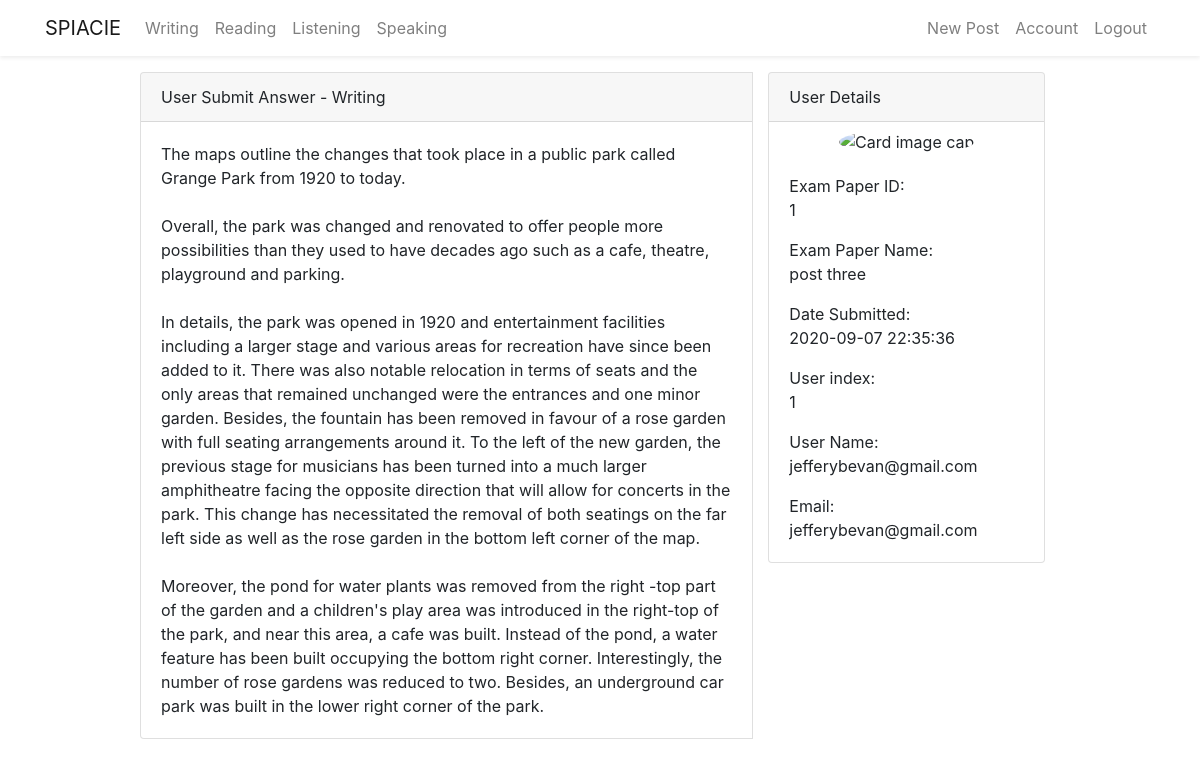
Page /writing/1/result (signed in) on the committed database.
### flaskblog/models.py (models this page shows, shortened)
class Writingpaperanswer(db.Model):
    id = db.Column(db.Integer, primary_key=True)
    pid = db.Column(db.Integer, db.ForeignKey(
        'writingpaper.id'), nullable=False)
    task = db.Column(db.String(1000), nullable=False)
    type = db.Column(db.String(200), nullable=False)
    date_posted = db.Column(db.DateTime, nullable=False,
                            default=datetime.now())
    user_id = db.Column(db.Integer, db.ForeignKey('user.id'), nullable=False)

class Writingpaper(db.Model):
    id = db.Column(db.Integer, primary_key=True)
    title = db.Column(db.String(300), unique=True, nullable=False)
    task01 = db.Column(db.String(1000), nullable=False)
    task01_img = db.Column(db.String(20), nullable=True)
    date_posted = db.Column(db.DateTime, nullable=False,
                            default=datetime.now())
    user_id = db.Column(db.Integer, db.ForeignKey('user.id'), nullable=False)
    answer = db.relationship(
        'Writingpaperanswer', backref='candidate', lazy=True)

class User(db.Model, UserMixin):
    id = db.Column(db.Integer, primary_key=True)
    firstname = db.Column(db.String(20), nullable=False)
    lastname = db.Column(db.String(20), nullable=False)
    username = db.Column(db.String(20), unique=True, nullable=False)
    email = db.Column(db.String(20), unique=True, nullable=False)
    password = db.Column(db.String(20), nullable=False)
    image_file = db.Column(db.String(20), nullable=False,
                           default='default.jpg')
    post = db.relationship('Post', backref='author', lazy=True)
    writingpaper = db.relationship(
        'Writingpaper', backref='wcreator', lazy=True)
    writinganswer = db.relationship(
        'Writingpaperanswer', backref='wcandidate', lazy=True)
    speaking = db.relationship(
        'Speaking', backref='vspeak', lazy=True)
    speakinganswer = db.relationship(
        'Speakinganswer', backref='speakanswer', lazy=True)
    speakingquestion = db.relationship(
        'Speakingquestion', backref='speakquestion', lazy=True)
    Speakinganswersav = db.relationship(
        'Speakinganswersaved', backref='speakinganswersaved', lazy=True)

### flaskblog/writing/routes.py (the view)
@writing.route("/writing/<int:writing_result_id>/result", methods=['POST', 'GET'])
@login_required
def result(writing_result_id):
    writing_answer = Writingpaperanswer.query.get_or_404(writing_result_id)
    if writing_answer.wcandidate != current_user:
        abort(403)
    else:
        pic_file = url_for(
            'static', filename='profile_pics/' + current_user.image_file)
        return render_template('writing_answer.html', title='Update', legend='Update', writing_answer=writing_answer, pic_file=pic_file)

### flaskblog/models.py (called while the page is built)
@login_manger.user_loader
def load_user(user_id):
    return User.query.get(int(user_id))

### flaskblog/templates/writing_answer.html (shortened to what this page needs)
{% extends 'layout.html' %} {% block content %} {% if writing_answer.wcandidate
== current_user %}
<div class="row justify-content-center mt-3">
  <div class="col-md-10 mb-5">
    <div class="card-group">
      <div class="card">
        <div class="card-header">User Submit Answer - Writing</div>
        <div class="card-body">
          <div class="text-md-left">
            {% autoescape false %} {{writing_answer.task.replace('\n', '<br />')}}
            {% endautoescape %}
          </div>
        </div>
        </div>
        <div class="col-md-4">
          <div class="card md-2 mb-1">
            <div class="card-header">User Details</div>
            <div class="media justify-content-center">
                  <img
                    class="rounded-circle mt-2"
                    src="{{ pic_file }}"
                    alt="Card image cap"
                  />
                </div>
            <div class="card-body">
                <p class="card-text">
                Exam Paper ID: <br />{{ writing_answer.candidate.id }}
                </p>
                <p class="card-text">
                Exam Paper Name:<br />{{ writing_answer.candidate.title }}
                </p>
                <p class="card-text">
                Date Submitted:
                <br />{{writing_answer.date_posted.strftime("%Y-%m-%d    %H:%M:%S")}}
                </p>
                <p class="card-text">
                    User index: <br />{{ writing_answer.id }}
                </p>
                <p class="card-text">
                    User Name: <br />{{ current_user.username}}
                </p>
                <p class="card-text">Email: <br />{{ current_user.email}}</p>
            </div>
          </div>
        </div>
      </div>
    </div>
  </div>
  {% endif %} {% endblock content %}

### rows in the picture
Writingpaperanswer: task.replace "The maps outline the changes that took place in a public park called Grange Park from 1920 to today. Overall, the park was changed and renovated to offer people more possibilities than they used to have decades ago such as a cafe, theatre, playground and parking. In details, the park was opened in 1920 and entertainment facilities including a larger stage and various areas for recreation have since been added to it. There was also notable relocation in terms of seats and the only areas that remained unchanged were the entrances and one minor garden. Besides, the fountain has been removed in favour of a rose garden with full seating arrangements around it. To the left of the new garden, the…", date_posted "2020-09-07 22:35:36", id "1"
Writingpaper: candidate.id "1", candidate "post three"
User: username "jefferybevan@gmail.com", email "jefferybevan@gmail.com"
